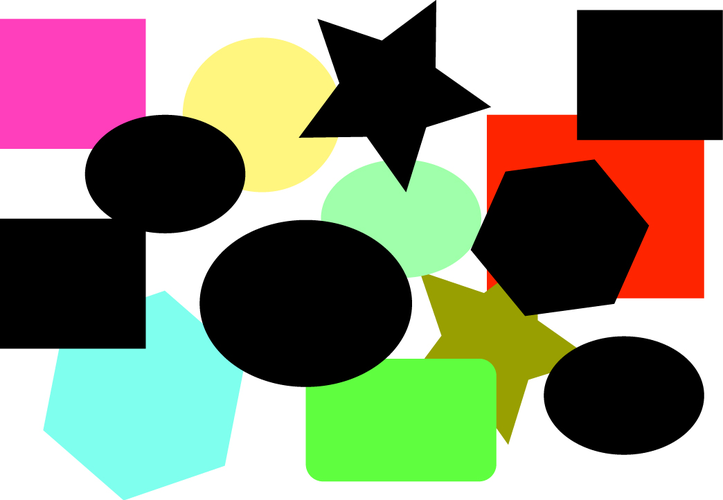
#> input picture Image_Recognition/shapes.png, 723 x 500 px
$ jupyter execute find_shapes.ipynb   (older library calls are emulated)
#> lines starting #> are read from the running program, lines starting #| are printed output that depends on the picture; after the words box and inside, x2 and y2 are one past the last pixel; in counts of white or black regions, pixels touching at a corner belong together
[cell 1]
import numpy as np
import argparse
import cv2

import matplotlib.pyplot as plt
import matplotlib.image as mpimg

https://www.pyimagesearch.com/2014/10/20/finding-shapes-images-using-python-opencv/

[cell 2]
# construct the argument parse and parse the arguments
#ap = argparse.ArgumentParser()
#ap.add_argument("-i", "--image", help = "path to the image file")
#args = vars(ap.parse_args())

[cell 3]
# load the image
image = cv2.imread("shapes.png")
#> image is the input picture: shape (500, 723, 3); mean B, G, R 118.3, 139.1, 137.9
image

[cell 4]
plt.imshow(image)

[cell 5]
# find all the black shapes in the image

# define lower and upper boundary points in BGR (OpenCV stores images in BGR)
lower = np.array([0,0,0])  # pure black
upper = np.array([15,15,15])  # dark shade of gray
shapemask = cv2.inRange(image, lower, upper)  # find all pixels in range
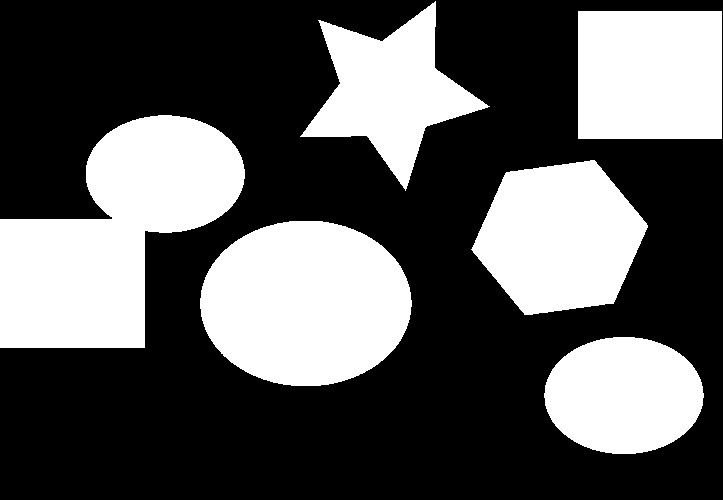
#> shapemask: shape (500, 723); 35.5% white; 6 white regions

[cell 6]
plt.imshow(shapemask)

[cell 7]
# find all the EXTERNAL contours of the shapes (ie the boundaries)
(_, cnts, _) = cv2.findContours(shapemask, cv2.RETR_EXTERNAL,
                                cv2.CHAIN_APPROX_SIMPLE)
#> cnts = 6 contours; box (x1, y1, x2, y2) and area: (0, 115, 245, 348) 32758, (200, 221, 412, 386) 27288, (471, 160, 648, 315) 19190, (578, 11, 722, 139) 18161, (300, 1, 490, 191) 14771, (544, 337, 704, 454) 14502
print("I found %d black shapes" % (len(cnts)))
#| I found 6 black shapes

[cell 8]
# loop over the contours
for c in cnts:
    # draw the contour and show it
    cv2.drawContours(image, [c], -1, (0, 255, 0), 2)
    plt.imshow(image)
#> this loop made 6 passes
#> c on pass 5: [[578, 11], [578, 138], [721, 138], [721, 11]]
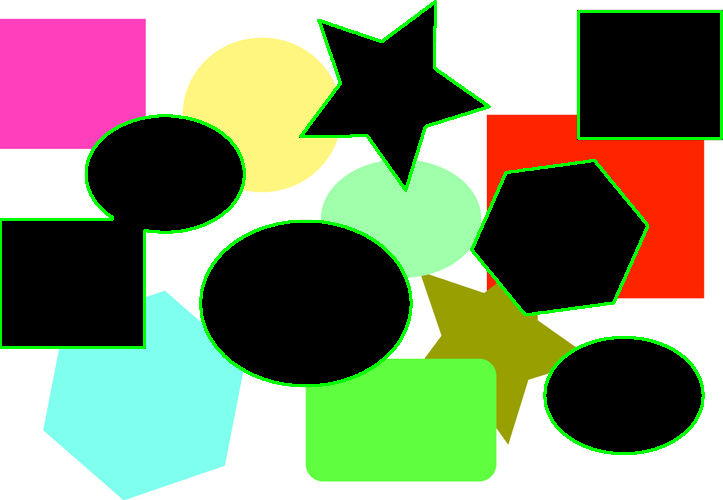
#> image: shape (500, 723, 3); 3.3% of pixels changed, all inside (x1, y1, x2, y2) = (0, 0, 723, 455)
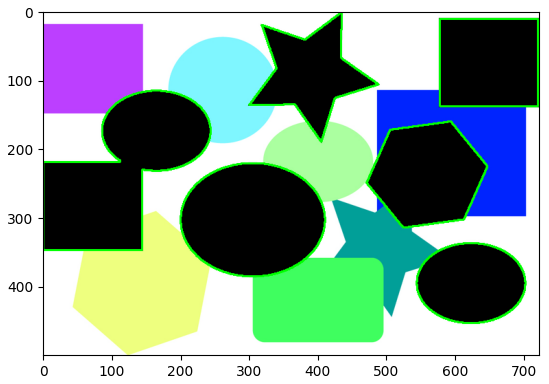
#> figure drawn by matplotlib, 1 panel; B, G, R data is drawn as R, G, B
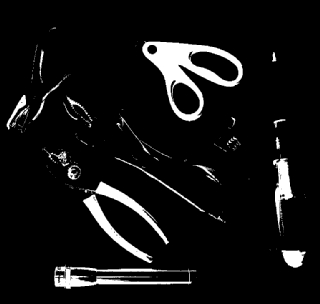
#> input picture Image_Recognition/scissors.jpg, 320 x 304 px
#> further down, scissors is the input picture: shape (304, 320, 3); min 0, max 255, mean 18.4

[cell 9]
def find_black_shapes(image):
    # define lower and upper boundary points in BGR (OpenCV stores images in BGR)
    lower = np.array([0,0,0])  # pure black
    upper = np.array([15,15,15])  # dark shade of gray
    shapemask = cv2.inRange(image, lower, upper)  # find all pixels in range

    # find all the EXTERNAL contours of the shapes (ie the boundaries)
    (_, cnts, _) = cv2.findContours(shapemask, cv2.RETR_EXTERNAL,
                                cv2.CHAIN_APPROX_SIMPLE)
    print("I found %d black shapes" % (len(cnts)))

    # loop over the contours
    for c in cnts:
        # draw the contour and show it
        cv2.drawContours(image, [c], -1, (0, 255, 0), 2)
    plt.imshow(image)

[cell 10]
def find_white_shapes(image):
    # define lower and upper boundary points in BGR (OpenCV stores images in BGR)
    lower = np.array([250,250,250])  # pure black
    upper = np.array([255,255,255])  # dark shade of gray
    shapemask = cv2.inRange(image, lower, upper)  # find all pixels in range
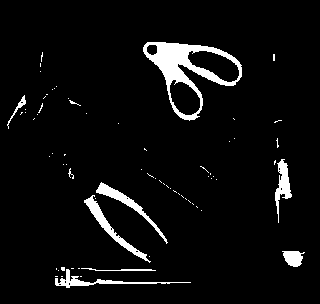
#> shapemask: shape (304, 320); 5.2% white; 71 white regions (61 under 20 px)

    # find all the EXTERNAL contours of the shapes (ie the boundaries)
    (_, cnts, _) = cv2.findContours(shapemask, cv2.RETR_EXTERNAL,
                                cv2.CHAIN_APPROX_SIMPLE)
#> cnts = 71 contours, 63 with area under 20; largest, box (x1, y1, x2, y2) and area: (143, 42, 242, 121) 3822, (84, 195, 151, 263) 534, (96, 182, 168, 244) 466, (275, 159, 292, 223) 363, (55, 269, 191, 288) 328, (282, 251, 305, 267) 220, (7, 95, 26, 129) 64, (81, 268, 156, 271) 35
    print("I found %d white shapes" % (len(cnts)))
#| I found 71 white shapes

    # loop over the contours
    for c in cnts:
        # draw the contour and show it
        cv2.drawContours(image, [c], -1, (0, 255, 0), 2)
#> this loop made 71 passes
#> c on passes 1, 2, 3, 4, 7, 8, 9, 11, 13, 14, 15, 16: [[80, 276], [81, 276]], [[61, 276], [62, 276]], [[55, 276], [57, 276]], [[58, 270]], [[78, 268], [79, 268]], [[71, 268], [73, 268]], [[56, 268], [56, 269]], [[149, 256]], [[201, 210]], [[196, 206], [197, 207]], [[192, 203], [193, 204]], [[188, 200], [190, 202]]
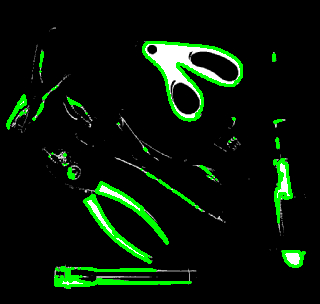
#> image: shape (304, 320, 3); 5.54% of pixels changed, all inside (x1, y1, x2, y2) = (6, 41, 306, 289)
    plt.imshow(image)

[cell 11]
# Making a function that will take image and threshold it
def threshold (imageArray):
    balanceAr = []
    newAr = imageArray
    for eachRow in imageArray:
        for eachPix in eachRow:
            avgNum = mean(eachPix[:3])
            balanceAr.append(avgNum)

            balance = mean(balanceAr)
    for eachRow in newAr:
        for eachPix in eachRow:
            if mean(eachPix[:3]) > balance:
                eachPix[0] = 255
                eachPix[1] = 255
                eachPix[2] = 255
                eachPix[3] = 255
            else:
                eachPix[0] = 0
                eachPix[1] = 0
                eachPix[2] = 0
                eachPix[3] = 255
    return newAr

[cell 12]
scissors = cv2.imread("scissors.jpg")
plt.imshow(scissors)
